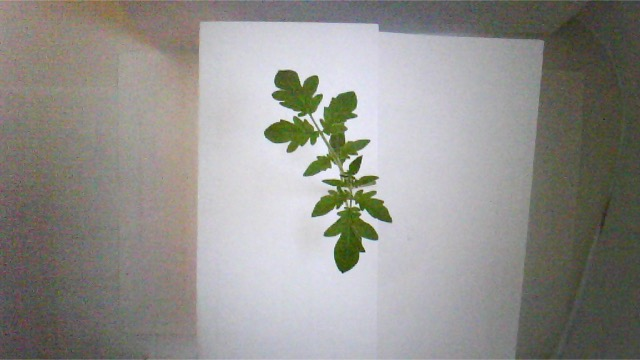
#> input picture Plants Database Project/101w.jpg, 640 x 360 px
$ python new_algorighm.py
#> lines starting #> are read from the running program, lines starting #| are printed output that depends on the picture; after the words box and inside, x2 and y2 are one past the last pixel; in counts of white or black regions, pixels touching at a corner belong together; long printed decimals are rounded
from datetime import datetime
import pandas as pd
import numpy as np
import cv2

# FUNCTION FOR CORRECTION BY PIXELS


def correction_basedOnPixels(num_white_pixels, max_pixel_count):
    corr_percent = round((num_white_pixels / max_pixel_count) * 100)
    correction_coeff = corr_percent / 57.14
    num_white_pixels = num_white_pixels - num_white_pixels * correction_coeff
    return num_white_pixels


# GENERAL DATASTRUCTURE NEEDED
total_area = 0
biggest_area = {
    "area": 0,
    "contour": None,
}


# HEIGHT AND FILE NAME
h = 23
path = '101w.jpg'

# FONT PROPERTIES
font = cv2.FONT_HERSHEY_SIMPLEX
fontScale = 0.5
color = (0, 0, 255)
thickness = 1

# READ IMAGE AND GET BASIC INFORMATION
original_img = cv2.imread(path)
#> original_img is the input picture: shape (360, 640, 3); mean B, G, R 141.4, 145.3, 147.1
img_height, img_width, _ = original_img.shape
#> img_height = 360; img_width = 640
max_pixel_count = img_width * img_height
#> max_pixel_count = 230400

# APPLYING FILTERS AND GETTING RAW IMAGES
imgDenoised = cv2.fastNlMeansDenoisingColored(
    original_img, None, 10, 10, 7, 21)                       # INPUT <----
imgGreenChannel = imgDenoised[:, :, 1]
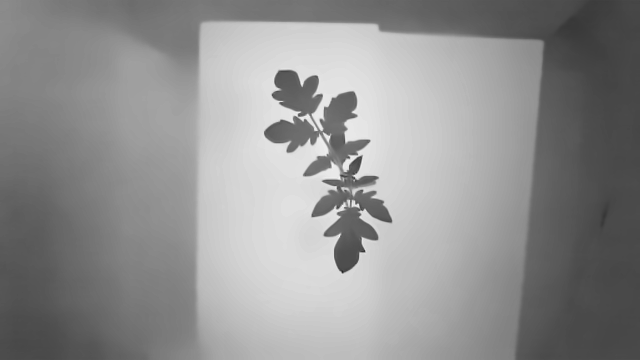
#> imgGreenChannel: shape (360, 640); min 35, max 246, mean 144.9
edges = cv2.Canny(imgGreenChannel, 100, 200)
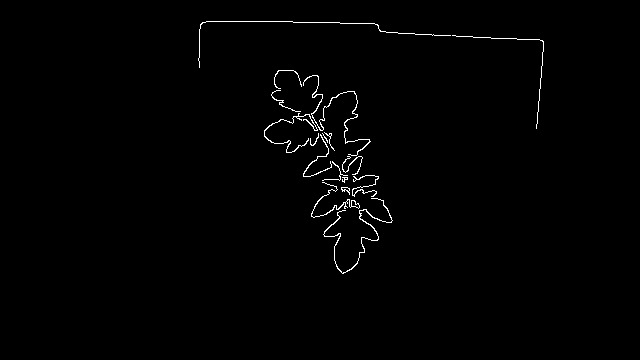
#> edges: shape (360, 640); 0.93% white in thin lines or dots, all inside (x1, y1, x2, y2) = (198, 21, 544, 274)
blur = cv2.bilateralFilter(imgGreenChannel, 7, 11, 11)
ret, th = cv2.threshold(blur, 130, 255,
                        cv2.THRESH_BINARY)
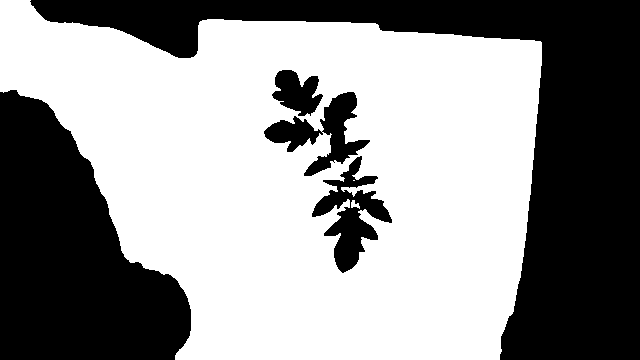
#> th: shape (360, 640); 58.1% white; 5 black regions, box (x1, y1, x2, y2) and area: (30, 0, 640, 360) 55451, (0, 90, 191, 360) 32899, (312, 156, 392, 273) 3550, (264, 92, 370, 176) 3103, (272, 70, 323, 116) 1469
kernel = cv2.getStructuringElement(cv2.MORPH_ELLIPSE, (3, 3))
dilated = cv2.dilate(edges, kernel)
#> dilated: shape (360, 640); 2.4% white; 2 white regions, box (x1, y1, x2, y2) and area: (263, 69, 394, 275) 4193, (197, 20, 545, 130) 1435
eroded = cv2.erode(dilated, kernel)
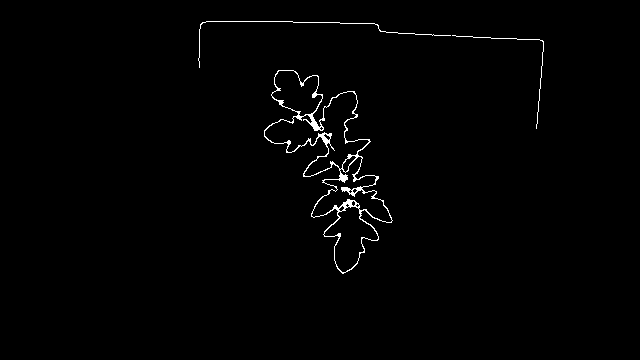
#> eroded: shape (360, 640); 1.1% white in thin lines or dots, all inside (x1, y1, x2, y2) = (198, 21, 544, 274)


# INVERTING BLACK AND WHITE COLORS
inverted_thresh = 255 - th                               # OUTPUT ---->
#> inverted_thresh: shape (360, 640); 41.9% white; 5 white regions


# FINDING CONTOURS !
contours, hierarchy = cv2.findContours(
    eroded, cv2.RETR_EXTERNAL, cv2.CHAIN_APPROX_SIMPLE)
#> contours = 3 contours, 2 with area under 20; largest, box (x1, y1, x2, y2) and area: (264, 70, 393, 274) 9460
cv2.drawContours(original_img, contours, -1, (255, 0, 0), 1)
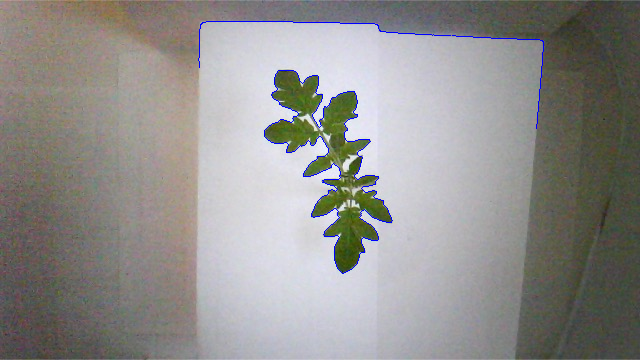
#> original_img: shape (360, 640, 3); 0.62% of pixels changed, all inside (x1, y1, x2, y2) = (198, 21, 544, 274)


# CALCULATING AREA AND PUTTING THEM ON IMAGE
for cnt in contours:

    area = cv2.contourArea(cnt)
    if area > biggest_area["area"]:
        biggest_area["area"] = area
        biggest_area["contour"] = cnt
    total_area += area
    M = cv2.moments(cnt)

    try:
        cx = int(M['m10'] / M['m00'])
        cy = int(M['m01'] / M['m00'])
    except ZeroDivisionError:
        continue

    cv2.putText(original_img, str(area), (cx, cy), font,
                fontScale, color, thickness, cv2.LINE_AA)
#> this loop made 3 passes
#> (area, total_area, cx, cy) on pass 1: (9459.5, 9459.5, 330, 161)
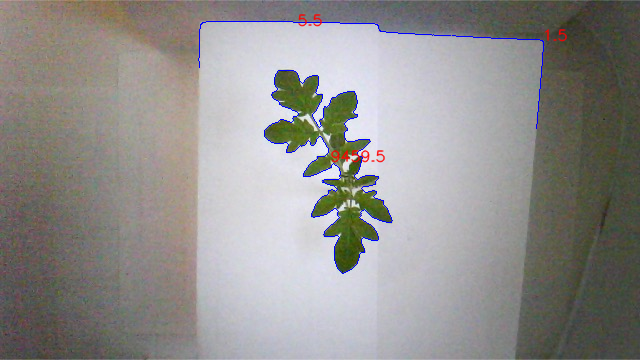
#> original_img: shape (360, 640, 3); 0.33% of pixels changed, all inside (x1, y1, x2, y2) = (298, 14, 568, 163)
#> after the loop, biggest_area = {'area': 9459.5, 'contour': contour of 493 points, box (x1, y1, x2, y2) (264, 70, 393, 274), area 9460}; total_area = 9466.5


cv2.putText(original_img, str(total_area), (50, 50), font,
            fontScale, (255, 255, 0), 2, cv2.LINE_AA)


# APPLYING CONVEX HULL METHOD
hull = cv2.convexHull(biggest_area["contour"])
#> hull = contour of 19 points, box (x1, y1, x2, y2) (264, 70, 393, 274), area 15628
cv2.drawContours(original_img, [hull], 0, (0, 0, 255), 2)


# EXTRACT ONLY INTERNAL AREA OF THE HULL
stencil = np.zeros(inverted_thresh.shape).astype(original_img.dtype)
color = [255, 255, 255]
cv2.fillPoly(stencil, [hull], color)
#> stencil: shape (360, 640); 6.9% white; 1 white region, box (x1, y1, x2, y2) and area: (264, 70, 393, 274) 15862
result = cv2.bitwise_and(inverted_thresh, stencil)
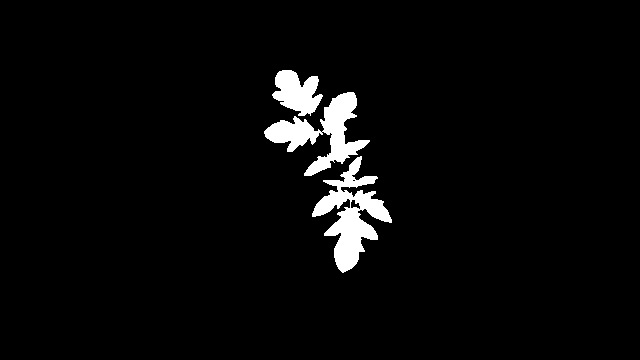
#> result: shape (360, 640); 3.5% white; 3 white regions, box (x1, y1, x2, y2) and area: (312, 156, 392, 273) 3550, (264, 92, 370, 176) 3103, (272, 70, 323, 116) 1469


# COUNTING NUMBER OF WHITE PIXELS
unique, counts = np.unique(result, return_counts=True)
#> unique = [0, 255]; counts = [222278, 8122]
result_dict = dict(zip(unique, counts))
#> result_dict = {0: 222278, 255: 8122}
num_white_pixels = result_dict[255]
#> num_white_pixels = 8122


# APPLYING SOME CORRECTION
num_white_pixels = correction_basedOnPixels(num_white_pixels, max_pixel_count)
#> in correction_basedOnPixels, `corr_percent = round((num_white_pixels / max_pixel_count) * 100)`: corr_percent = 4
#> in correction_basedOnPixels, `correction_coeff = corr_percent / 57.14`: correction_coeff = 0.07
#> in correction_basedOnPixels, `num_white_pixels = num_white_pixels - num_white_pixels * correction_co..`: num_white_pixels = 7553.4
#> num_white_pixels = 7553.4


# GETTING RELATION BETWEEN ALL PIXELS AND WHITE PIXELS
relational_pixel_count = num_white_pixels / max_pixel_count
#> relational_pixel_count = 0.0328
org = (10, img_height - 10)
#> org = (10, 350)


# POLYNOMIAL FORMULA TO CALCULATE REAL AREA BASED ON NUMBER OF WHITE PIXELS !!!!
real_cm2 = round((relational_pixel_count / (0.00000467146609973919 *
                                            (h**2) - 0.000365097778525 * h + 0.007668397174133)), 2)
#> real_cm2 = 18.82


# PRINTING AND SHOWING RESULTS
cv2.imwrite("result.jpg", result)           # <--- HULL EXTRACTED
cv2.imwrite("thres.jpg", inverted_thresh)   # <--- INVERTED THRESHOLD
cv2.imwrite('test.jpg', original_img)       # <--- ORIGINAL IMAGE

print("Real area(calculated):", real_cm2)
#| Real area(calculated): 18.82
print("Number of white pixels: ", num_white_pixels)
#| Number of white pixels:  7553.432


print("Done!")

$ run again, with Plants Database Project/100w.jpg copied over Plants Database Project/101w.jpg
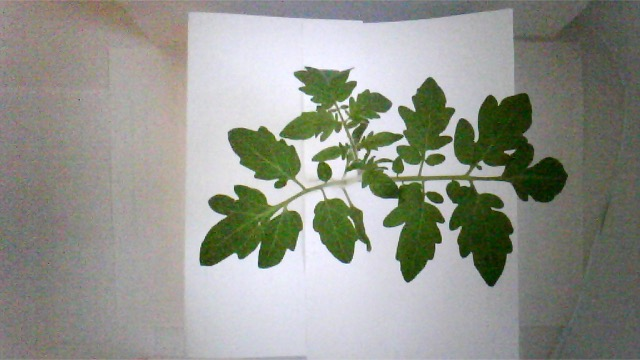
#> input picture Plants Database Project/100w.jpg, 640 x 360 px
#> original_img is the input picture: shape (360, 640, 3); mean B, G, R 140.7, 148.8, 146.9
#> edges: shape (360, 640); 2.2% white in thin lines or dots, all inside (x1, y1, x2, y2) = (196, 8, 568, 287)
#> th: shape (360, 640); 58.8% white; 11 black regions (3 under 20 px), largest, box (x1, y1, x2, y2) and area: (340, 0, 640, 360) 64957, (0, 118, 98, 360) 14574, (200, 185, 302, 268) 5284
#> dilated: shape (360, 640); 5.6% white; 4 white regions, box (x1, y1, x2, y2) and area: (198, 65, 569, 288) 11591, (195, 7, 516, 85) 1173, (503, 148, 517, 157) 81, (346, 214, 357, 229) 79
#> inverted_thresh: shape (360, 640); 41.2% white; 11 white regions (3 under 20 px)
#> contours = 4 contours, 2 with area under 20; largest, box (x1, y1, x2, y2) and area: (199, 66, 568, 287) 25992, (324, 154, 360, 182) 69
#> the loop `for cnt in contours: ` made 4 passes
#> (area, total_area, cx, cy) on passes 1, 3: (69, 69, 342, 163), (25992, 26061, 374, 173)
#> after the loop `for cnt in contours:`:
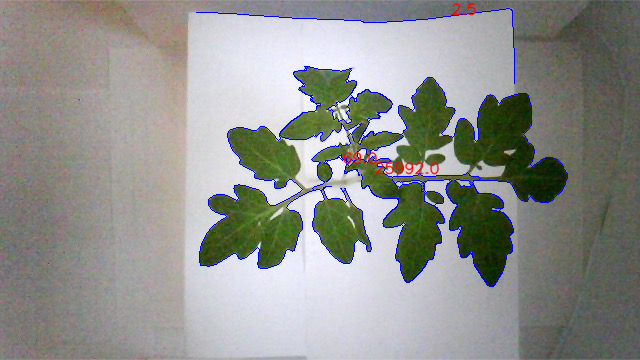
#> original_img: shape (360, 640, 3); mean B, G, R 142.3, 146, 144.7
#> after the loop `for cnt in contours:`: biggest_area = {'area': 25992, 'contour': contour of 1896 points, box (x1, y1, x2, y2) (199, 66, 568, 287), area 25992}; total_area = 26063.5
#> hull = contour of 23 points, box (x1, y1, x2, y2) (199, 66, 568, 287), area 63660
#> stencil: shape (360, 640); 27.8% white; 1 white region, box (x1, y1, x2, y2) and area: (199, 66, 568, 287) 64096
#> `result = cv2.bitwise_and(inverted_thresh, stencil)`:
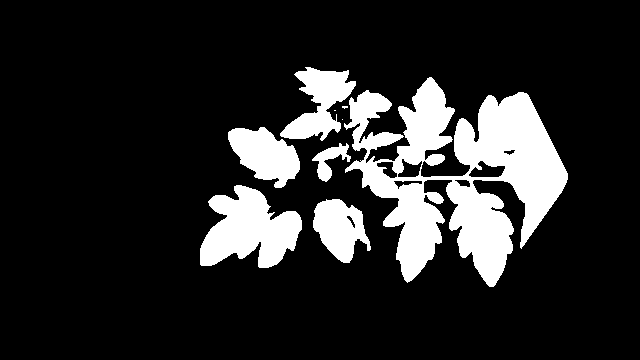
#> result: shape (360, 640); 15.7% white; 9 white regions (3 under 20 px), largest, box (x1, y1, x2, y2) and area: (344, 77, 568, 287) 22645, (200, 185, 302, 268) 5284, (280, 67, 356, 141) 2722, (228, 127, 300, 188) 2702, (313, 199, 371, 263) 2315, (312, 143, 351, 182) 601
#> unique = [0, 255]; counts = [194115, 36285]
#> result_dict = {0: 194115, 255: 36285}
#> `num_white_pixels = result_dict[255]`: num_white_pixels = 36285
#> corr_percent = 16
#> correction_coeff = 0.28
#> in correction_basedOnPixels, `num_white_pixels = num_white_pixels - num_white_pixels * correction_co..`: num_white_pixels = 26124.7
#> relational_pixel_count = 0.113
#> real_cm2 = 65.08
#| Real area(calculated): 65.08
#| Number of white pixels:  26124.692

$ run again, with Plants Database Project/81w.jpg copied over Plants Database Project/101w.jpg
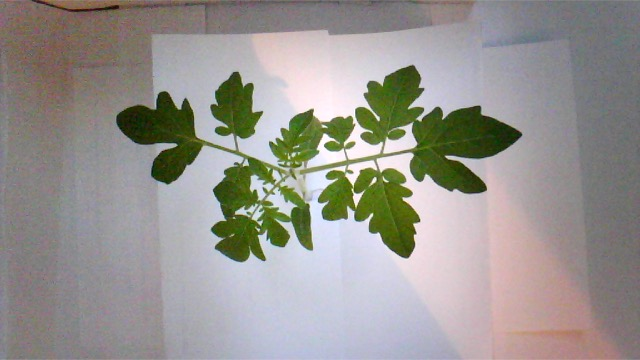
#> input picture Plants Database Project/81w.jpg, 640 x 360 px
#> original_img is the input picture: shape (360, 640, 3); mean B, G, R 144.3, 148.9, 152.1
#> edges: shape (360, 640); 1.9% white in thin lines or dots, all inside (x1, y1, x2, y2) = (32, 0, 523, 263)
#> th: shape (360, 640); 59.1% white; 14 black regions (6 under 20 px), largest, box (x1, y1, x2, y2) and area: (0, 0, 475, 360) 40987, (511, 0, 640, 360) 24379, (116, 72, 313, 262) 11958
#> dilated: shape (360, 640); 4.9% white; 6 white regions, box (x1, y1, x2, y2) and area: (115, 64, 524, 264) 10727, (31, 0, 120, 13) 475, (368, 176, 378, 188) 69, (381, 176, 390, 184) 48, (292, 143, 300, 150) 35, (229, 233, 236, 238) 26
#> inverted_thresh: shape (360, 640); 40.9% white; 14 white regions (6 under 20 px)
#> contours = 4 contours, 1 with area under 20; largest, box (x1, y1, x2, y2) and area: (116, 65, 523, 263) 31336, (32, 0, 119, 12) 222, (287, 152, 296, 160) 30
#> the loop `for cnt in contours: ` made 4 passes
#> (area, total_area, cx, cy) on passes 1, 3, 4: (29.5, 29.5, 291, 154), (31336.5, 31376.5, 324, 162), (222.5, 31599, 78, 7)
#> after the loop `for cnt in contours:`:
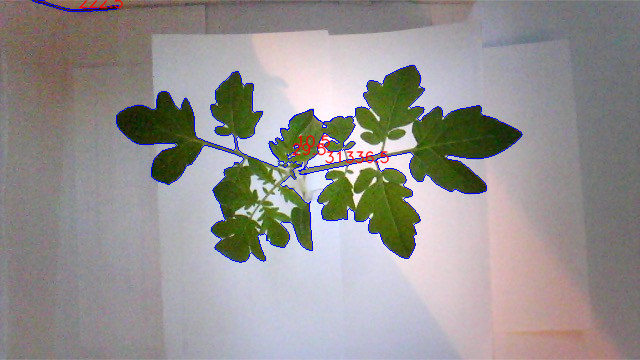
#> original_img: shape (360, 640, 3); mean B, G, R 145.4, 146.8, 150.6
#> after the loop `for cnt in contours:`: biggest_area = {'area': 31336.5, 'contour': contour of 1323 points, box (x1, y1, x2, y2) (116, 65, 523, 263), area 31336}; total_area = 31599
#> hull = contour of 29 points, box (x1, y1, x2, y2) (116, 65, 523, 263), area 58923
#> stencil: shape (360, 640); 25.8% white; 1 white region, box (x1, y1, x2, y2) and area: (116, 65, 523, 263) 59355
#> `result = cv2.bitwise_and(inverted_thresh, stencil)`:
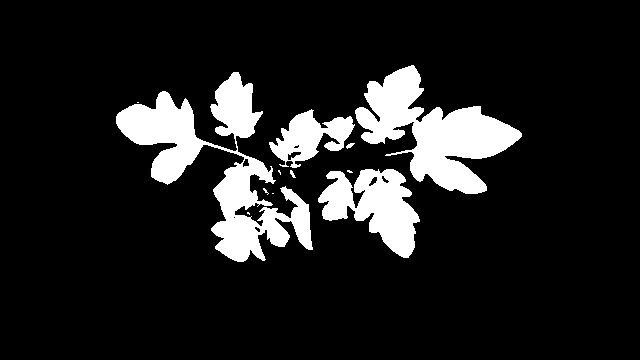
#> result: shape (360, 640); 12.5% white; 12 white regions (6 under 20 px), largest, box (x1, y1, x2, y2) and area: (116, 72, 313, 262) 11958, (355, 65, 522, 194) 9400, (318, 169, 420, 258) 4897, (269, 109, 355, 168) 2421, (346, 143, 355, 149) 29, (290, 170, 296, 178) 24
#> unique = [0, 255]; counts = [201626, 28774]
#> result_dict = {0: 201626, 255: 28774}
#> `num_white_pixels = result_dict[255]`: num_white_pixels = 28774
#> corr_percent = 12
#> correction_coeff = 0.21
#> in correction_basedOnPixels, `num_white_pixels = num_white_pixels - num_white_pixels * correction_co..`: num_white_pixels = 22731.2
#> relational_pixel_count = 0.0987
#> real_cm2 = 56.62
#| Real area(calculated): 56.62
#| Number of white pixels:  22731.158

$ run again, with Plants Database Project/82w.jpg copied over Plants Database Project/101w.jpg
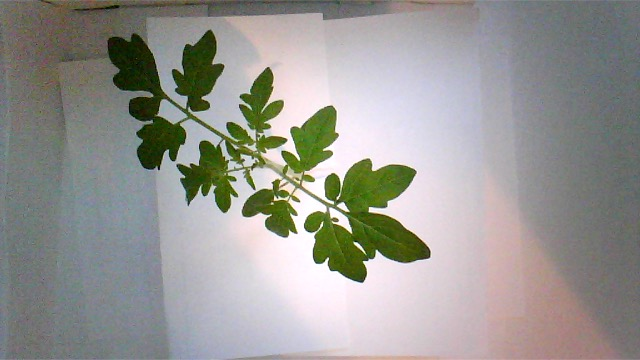
#> input picture Plants Database Project/82w.jpg, 640 x 360 px
#> original_img is the input picture: shape (360, 640, 3); mean B, G, R 146.9, 151.3, 152.1
#> edges: shape (360, 640); 1.9% white in thin lines or dots, all inside (x1, y1, x2, y2) = (46, 0, 431, 283)
#> th: shape (360, 640); 58.5% white; 10 black regions (4 under 20 px), largest, box (x1, y1, x2, y2) and area: (0, 0, 399, 360) 49292, (505, 0, 640, 360) 31846, (282, 106, 430, 283) 10558, (239, 67, 287, 153) 1817, (242, 180, 300, 237) 1625, (408, 0, 475, 8) 385
#> dilated: shape (360, 640); 4.8% white; 5 white regions (1 under 20 px), largest, box (x1, y1, x2, y2) and area: (106, 28, 432, 284) 10130, (203, 11, 386, 21) 558, (74, 4, 121, 11) 198, (352, 240, 368, 256) 101
#> inverted_thresh: shape (360, 640); 41.5% white; 10 white regions (4 under 20 px)
#> contours = 4 contours, 2 with area under 20; largest, box (x1, y1, x2, y2) and area: (107, 29, 431, 283) 28189, (75, 5, 120, 10) 58
#> the loop `for cnt in contours: ` made 4 passes
#> (area, total_area, cx, cy) on passes 1, 3: (28189, 28189, 266, 159), (58, 28249.5, 107, 7)
#> after the loop `for cnt in contours:`: biggest_area = {'area': 28189, 'contour': contour of 1138 points, box (x1, y1, x2, y2) (107, 29, 431, 283), area 28189}; total_area = 28251.5
#> hull = contour of 24 points, box (x1, y1, x2, y2) (107, 29, 431, 283), area 47706
#> stencil: shape (360, 640); 20.9% white; 1 white region, box (x1, y1, x2, y2) and area: (107, 29, 431, 283) 48114
#> `result = cv2.bitwise_and(inverted_thresh, stencil)`:
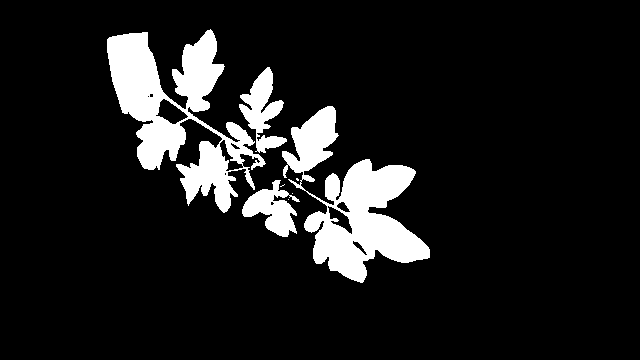
#> result: shape (360, 640); 11% white; 8 white regions (4 under 20 px), largest, box (x1, y1, x2, y2) and area: (107, 29, 266, 213) 11339, (282, 106, 430, 283) 10558, (239, 67, 287, 153) 1817, (242, 180, 300, 237) 1625
#> unique = [0, 255]; counts = [205047, 25353]
#> result_dict = {0: 205047, 255: 25353}
#> `num_white_pixels = result_dict[255]`: num_white_pixels = 25353
#> corr_percent = 11
#> correction_coeff = 0.193
#> in correction_basedOnPixels, `num_white_pixels = num_white_pixels - num_white_pixels * correction_co..`: num_white_pixels = 20472.3
#> relational_pixel_count = 0.0889
#> real_cm2 = 51
#| Real area(calculated): 51.0
#| Number of white pixels:  20472.303
